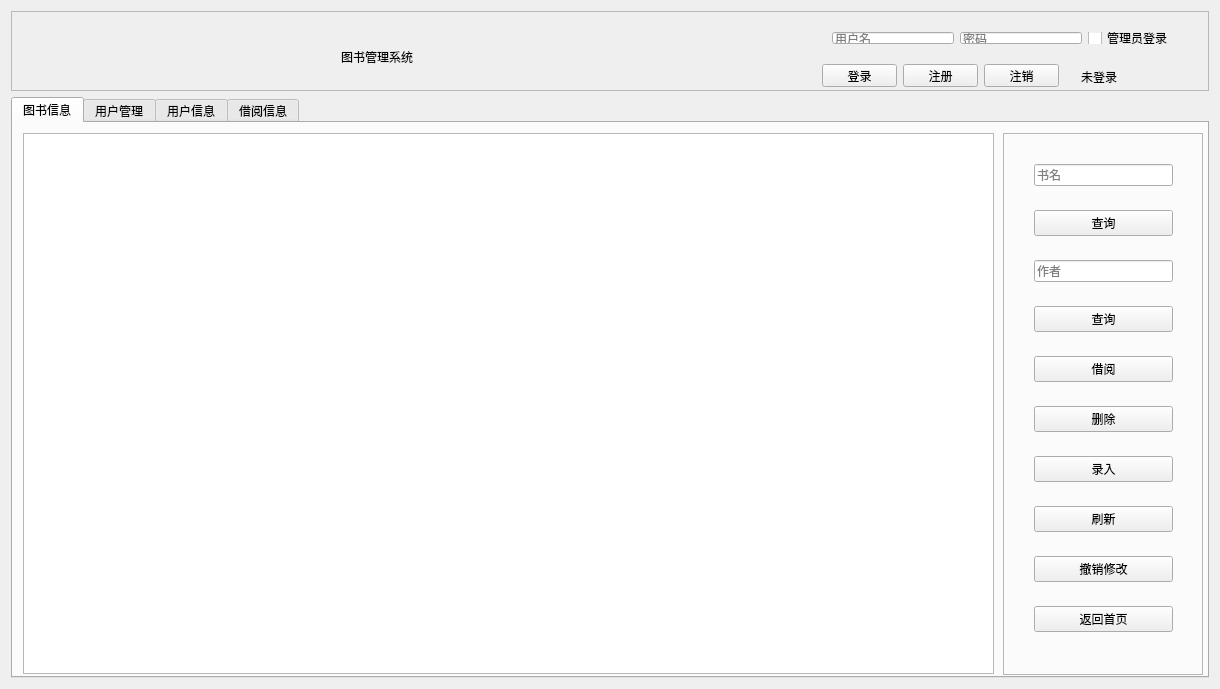
<?xml version="1.0" encoding="UTF-8"?>
<ui version="4.0">
 <class>MainWindow</class>
 <widget class="QMainWindow" name="MainWindow">
  <property name="geometry">
   <rect>
    <x>0</x>
    <y>0</y>
    <width>1220</width>
    <height>689</height>
   </rect>
  </property>
  <property name="windowTitle">
   <string>MainWindow</string>
  </property>
  <widget class="QWidget" name="centralWidget">
   <layout class="QVBoxLayout" name="verticalLayout">
    <item>
     <widget class="QFrame" name="frame_top">
      <property name="sizePolicy">
       <sizepolicy hsizetype="Expanding" vsizetype="Fixed">
        <horstretch>0</horstretch>
        <verstretch>0</verstretch>
       </sizepolicy>
      </property>
      <property name="minimumSize">
       <size>
        <width>0</width>
        <height>80</height>
       </size>
      </property>
      <property name="frameShape">
       <enum>QFrame::StyledPanel</enum>
      </property>
      <property name="frameShadow">
       <enum>QFrame::Raised</enum>
      </property>
      <widget class="QWidget" name="layoutWidget">
       <property name="geometry">
        <rect>
         <x>810</x>
         <y>10</y>
         <width>363</width>
         <height>34</height>
        </rect>
       </property>
       <layout class="QHBoxLayout" name="horizontalLayout_4">
        <item>
         <widget class="QLineEdit" name="lineEdit_4">
          <property name="placeholderText">
           <string>用户名</string>
          </property>
          <property name="clearButtonEnabled">
           <bool>true</bool>
          </property>
         </widget>
        </item>
        <item>
         <widget class="QLineEdit" name="lineEdit_5">
          <property name="echoMode">
           <enum>QLineEdit::Password</enum>
          </property>
          <property name="placeholderText">
           <string>密码</string>
          </property>
          <property name="clearButtonEnabled">
           <bool>true</bool>
          </property>
         </widget>
        </item>
        <item>
         <widget class="QCheckBox" name="checkBox_3">
          <property name="text">
           <string>管理员登录</string>
          </property>
         </widget>
        </item>
       </layout>
      </widget>
      <widget class="QLabel" name="label_2">
       <property name="geometry">
        <rect>
         <x>330</x>
         <y>10</y>
         <width>181</width>
         <height>71</height>
        </rect>
       </property>
       <property name="styleSheet">
        <string notr="true">font: 22pt &quot;黑体&quot;;</string>
       </property>
       <property name="text">
        <string>图书管理系统</string>
       </property>
       <property name="textFormat">
        <enum>Qt::AutoText</enum>
       </property>
       <property name="indent">
        <number>0</number>
       </property>
      </widget>
      <widget class="QLabel" name="label_5">
       <property name="enabled">
        <bool>true</bool>
       </property>
       <property name="geometry">
        <rect>
         <x>0</x>
         <y>0</y>
         <width>1201</width>
         <height>80</height>
        </rect>
       </property>
       <property name="frameShadow">
        <enum>QFrame::Plain</enum>
       </property>
       <property name="text">
        <string/>
       </property>
       <property name="pixmap">
        <pixmap resource="image.qrc">:/pics/head.png</pixmap>
       </property>
      </widget>
      <widget class="QPushButton" name="pushButton_10">
       <property name="geometry">
        <rect>
         <x>892</x>
         <y>53</y>
         <width>75</width>
         <height>23</height>
        </rect>
       </property>
       <property name="text">
        <string>注册</string>
       </property>
      </widget>
      <widget class="QPushButton" name="pushButton_11">
       <property name="geometry">
        <rect>
         <x>973</x>
         <y>53</y>
         <width>75</width>
         <height>23</height>
        </rect>
       </property>
       <property name="text">
        <string>注销</string>
       </property>
      </widget>
      <widget class="QLabel" name="label">
       <property name="geometry">
        <rect>
         <x>1070</x>
         <y>50</y>
         <width>36</width>
         <height>31</height>
        </rect>
       </property>
       <property name="text">
        <string>未登录</string>
       </property>
      </widget>
      <widget class="QPushButton" name="pushButton_9">
       <property name="enabled">
        <bool>true</bool>
       </property>
       <property name="geometry">
        <rect>
         <x>811</x>
         <y>53</y>
         <width>75</width>
         <height>23</height>
        </rect>
       </property>
       <property name="text">
        <string>登录</string>
       </property>
      </widget>
      <zorder>label_5</zorder>
      <zorder>label_2</zorder>
      <zorder>layoutWidget</zorder>
      <zorder>pushButton_9</zorder>
      <zorder>pushButton_10</zorder>
      <zorder>pushButton_11</zorder>
      <zorder>label</zorder>
     </widget>
    </item>
    <item>
     <widget class="QTabWidget" name="tabWidget">
      <property name="enabled">
       <bool>true</bool>
      </property>
      <property name="sizePolicy">
       <sizepolicy hsizetype="Expanding" vsizetype="Expanding">
        <horstretch>0</horstretch>
        <verstretch>0</verstretch>
       </sizepolicy>
      </property>
      <property name="tabPosition">
       <enum>QTabWidget::North</enum>
      </property>
      <property name="tabShape">
       <enum>QTabWidget::Rounded</enum>
      </property>
      <property name="currentIndex">
       <number>0</number>
      </property>
      <property name="documentMode">
       <bool>false</bool>
      </property>
      <property name="tabsClosable">
       <bool>false</bool>
      </property>
      <property name="movable">
       <bool>false</bool>
      </property>
      <property name="tabBarAutoHide">
       <bool>false</bool>
      </property>
      <widget class="QWidget" name="tab">
       <attribute name="title">
        <string>图书信息</string>
       </attribute>
       <widget class="QFrame" name="frame">
        <property name="geometry">
         <rect>
          <x>990</x>
          <y>10</y>
          <width>200</width>
          <height>542</height>
         </rect>
        </property>
        <property name="minimumSize">
         <size>
          <width>200</width>
          <height>0</height>
         </size>
        </property>
        <property name="frameShape">
         <enum>QFrame::StyledPanel</enum>
        </property>
        <property name="frameShadow">
         <enum>QFrame::Plain</enum>
        </property>
        <property name="lineWidth">
         <number>1</number>
        </property>
        <widget class="QWidget" name="layoutWidget">
         <property name="geometry">
          <rect>
           <x>20</x>
           <y>20</y>
           <width>161</width>
           <height>508</height>
          </rect>
         </property>
         <layout class="QVBoxLayout" name="verticalLayout_3">
          <property name="spacing">
           <number>24</number>
          </property>
          <item>
           <widget class="QLineEdit" name="lineEdit">
            <property name="inputMask">
             <string/>
            </property>
            <property name="text">
             <string/>
            </property>
            <property name="frame">
             <bool>true</bool>
            </property>
            <property name="echoMode">
             <enum>QLineEdit::Normal</enum>
            </property>
            <property name="dragEnabled">
             <bool>true</bool>
            </property>
            <property name="placeholderText">
             <string>书名</string>
            </property>
            <property name="clearButtonEnabled">
             <bool>true</bool>
            </property>
           </widget>
          </item>
          <item>
           <widget class="QPushButton" name="pushButton">
            <property name="text">
             <string>查询</string>
            </property>
           </widget>
          </item>
          <item>
           <widget class="QLineEdit" name="lineEdit_2">
            <property name="text">
             <string/>
            </property>
            <property name="placeholderText">
             <string>作者</string>
            </property>
            <property name="clearButtonEnabled">
             <bool>true</bool>
            </property>
           </widget>
          </item>
          <item>
           <widget class="QPushButton" name="pushButton_16">
            <property name="text">
             <string>查询</string>
            </property>
           </widget>
          </item>
          <item>
           <widget class="QPushButton" name="pushButton_2">
            <property name="text">
             <string>借阅</string>
            </property>
           </widget>
          </item>
          <item>
           <widget class="QPushButton" name="pushButton_3">
            <property name="text">
             <string>删除</string>
            </property>
           </widget>
          </item>
          <item>
           <widget class="QPushButton" name="pushButton_4">
            <property name="text">
             <string>录入</string>
            </property>
           </widget>
          </item>
          <item>
           <widget class="QPushButton" name="pushButton_5">
            <property name="text">
             <string>刷新</string>
            </property>
           </widget>
          </item>
          <item>
           <widget class="QPushButton" name="pushButton_6">
            <property name="text">
             <string>撤销修改</string>
            </property>
           </widget>
          </item>
          <item>
           <widget class="QPushButton" name="pushButton_18">
            <property name="text">
             <string>返回首页</string>
            </property>
           </widget>
          </item>
          <item>
           <spacer name="verticalSpacer_2">
            <property name="orientation">
             <enum>Qt::Vertical</enum>
            </property>
            <property name="sizeHint" stdset="0">
             <size>
              <width>20</width>
              <height>40</height>
             </size>
            </property>
           </spacer>
          </item>
         </layout>
        </widget>
       </widget>
       <widget class="QTableView" name="tableView">
        <property name="geometry">
         <rect>
          <x>10</x>
          <y>10</y>
          <width>971</width>
          <height>541</height>
         </rect>
        </property>
        <property name="autoScrollMargin">
         <number>16</number>
        </property>
        <property name="editTriggers">
         <set>QAbstractItemView::NoEditTriggers</set>
        </property>
        <property name="alternatingRowColors">
         <bool>true</bool>
        </property>
        <property name="selectionMode">
         <enum>QAbstractItemView::ExtendedSelection</enum>
        </property>
        <property name="textElideMode">
         <enum>Qt::ElideRight</enum>
        </property>
        <property name="sortingEnabled">
         <bool>true</bool>
        </property>
        <property name="cornerButtonEnabled">
         <bool>true</bool>
        </property>
        <attribute name="horizontalHeaderDefaultSectionSize">
         <number>120</number>
        </attribute>
        <attribute name="horizontalHeaderMinimumSectionSize">
         <number>40</number>
        </attribute>
        <attribute name="verticalHeaderDefaultSectionSize">
         <number>40</number>
        </attribute>
       </widget>
      </widget>
      <widget class="QWidget" name="tab_2">
       <property name="enabled">
        <bool>true</bool>
       </property>
       <attribute name="title">
        <string>用户管理</string>
       </attribute>
       <layout class="QHBoxLayout" name="horizontalLayout">
        <item>
         <widget class="QFrame" name="frame_2">
          <property name="minimumSize">
           <size>
            <width>200</width>
            <height>0</height>
           </size>
          </property>
          <property name="frameShape">
           <enum>QFrame::StyledPanel</enum>
          </property>
          <property name="frameShadow">
           <enum>QFrame::Plain</enum>
          </property>
          <widget class="QWidget" name="layoutWidget_2">
           <property name="geometry">
            <rect>
             <x>20</x>
             <y>20</y>
             <width>161</width>
             <height>307</height>
            </rect>
           </property>
           <layout class="QVBoxLayout" name="verticalLayout_4">
            <property name="spacing">
             <number>24</number>
            </property>
            <item>
             <widget class="QLineEdit" name="lineEdit_3">
              <property name="inputMask">
               <string/>
              </property>
              <property name="text">
               <string/>
              </property>
              <property name="frame">
               <bool>true</bool>
              </property>
              <property name="echoMode">
               <enum>QLineEdit::Normal</enum>
              </property>
              <property name="dragEnabled">
               <bool>true</bool>
              </property>
              <property name="placeholderText">
               <string>用户ID</string>
              </property>
              <property name="clearButtonEnabled">
               <bool>true</bool>
              </property>
             </widget>
            </item>
            <item>
             <widget class="QPushButton" name="pushButton_8">
              <property name="text">
               <string>查询</string>
              </property>
             </widget>
            </item>
            <item>
             <widget class="QPushButton" name="pushButton_7">
              <property name="text">
               <string>删除</string>
              </property>
             </widget>
            </item>
            <item>
             <widget class="QPushButton" name="pushButton_12">
              <property name="text">
               <string>提交修改/刷新</string>
              </property>
             </widget>
            </item>
            <item>
             <widget class="QPushButton" name="pushButton_13">
              <property name="text">
               <string>撤销修改</string>
              </property>
             </widget>
            </item>
            <item>
             <widget class="QPushButton" name="pushButton_17">
              <property name="text">
               <string>返回首页</string>
              </property>
             </widget>
            </item>
            <item>
             <spacer name="verticalSpacer_3">
              <property name="orientation">
               <enum>Qt::Vertical</enum>
              </property>
              <property name="sizeHint" stdset="0">
               <size>
                <width>20</width>
                <height>40</height>
               </size>
              </property>
             </spacer>
            </item>
           </layout>
          </widget>
         </widget>
        </item>
        <item>
         <widget class="QTableView" name="tableView_2">
          <property name="editTriggers">
           <set>QAbstractItemView::NoEditTriggers</set>
          </property>
          <property name="alternatingRowColors">
           <bool>true</bool>
          </property>
          <property name="sortingEnabled">
           <bool>true</bool>
          </property>
          <attribute name="horizontalHeaderDefaultSectionSize">
           <number>150</number>
          </attribute>
          <attribute name="verticalHeaderDefaultSectionSize">
           <number>40</number>
          </attribute>
         </widget>
        </item>
       </layout>
      </widget>
      <widget class="QWidget" name="tab_3">
       <attribute name="title">
        <string>用户信息</string>
       </attribute>
       <widget class="QTableView" name="tableView_3">
        <property name="geometry">
         <rect>
          <x>20</x>
          <y>50</y>
          <width>1011</width>
          <height>331</height>
         </rect>
        </property>
        <property name="editTriggers">
         <set>QAbstractItemView::NoEditTriggers</set>
        </property>
        <property name="alternatingRowColors">
         <bool>true</bool>
        </property>
        <property name="sortingEnabled">
         <bool>true</bool>
        </property>
        <attribute name="horizontalHeaderDefaultSectionSize">
         <number>150</number>
        </attribute>
        <attribute name="verticalHeaderDefaultSectionSize">
         <number>40</number>
        </attribute>
        <attribute name="verticalHeaderStretchLastSection">
         <bool>false</bool>
        </attribute>
       </widget>
       <widget class="QWidget" name="layoutWidget">
        <property name="geometry">
         <rect>
          <x>20</x>
          <y>10</y>
          <width>291</width>
          <height>22</height>
         </rect>
        </property>
        <layout class="QHBoxLayout" name="horizontalLayout_5">
         <item>
          <widget class="QLabel" name="label_3">
           <property name="text">
            <string>用户</string>
           </property>
          </widget>
         </item>
         <item>
          <spacer name="horizontalSpacer_3">
           <property name="orientation">
            <enum>Qt::Horizontal</enum>
           </property>
           <property name="sizeType">
            <enum>QSizePolicy::Fixed</enum>
           </property>
           <property name="sizeHint" stdset="0">
            <size>
             <width>50</width>
             <height>20</height>
            </size>
           </property>
          </spacer>
         </item>
         <item>
          <widget class="QLabel" name="label_4">
           <property name="text">
            <string>邮箱</string>
           </property>
          </widget>
         </item>
        </layout>
       </widget>
       <widget class="QWidget" name="layoutWidget">
        <property name="geometry">
         <rect>
          <x>20</x>
          <y>400</y>
          <width>261</width>
          <height>31</height>
         </rect>
        </property>
        <layout class="QHBoxLayout" name="horizontalLayout_7">
         <item>
          <widget class="QPushButton" name="pushButton_14">
           <property name="text">
            <string>续借</string>
           </property>
          </widget>
         </item>
         <item>
          <spacer name="horizontalSpacer_4">
           <property name="orientation">
            <enum>Qt::Horizontal</enum>
           </property>
           <property name="sizeHint" stdset="0">
            <size>
             <width>40</width>
             <height>20</height>
            </size>
           </property>
          </spacer>
         </item>
         <item>
          <widget class="QPushButton" name="pushButton_15">
           <property name="text">
            <string>还书</string>
           </property>
          </widget>
         </item>
        </layout>
       </widget>
      </widget>
      <widget class="QWidget" name="tab_4">
       <attribute name="title">
        <string>借阅信息</string>
       </attribute>
       <layout class="QHBoxLayout" name="horizontalLayout_6">
        <item>
         <widget class="QTableView" name="tableView_4">
          <property name="editTriggers">
           <set>QAbstractItemView::NoEditTriggers</set>
          </property>
          <property name="alternatingRowColors">
           <bool>true</bool>
          </property>
          <property name="sortingEnabled">
           <bool>true</bool>
          </property>
          <attribute name="horizontalHeaderDefaultSectionSize">
           <number>150</number>
          </attribute>
          <attribute name="verticalHeaderDefaultSectionSize">
           <number>40</number>
          </attribute>
         </widget>
        </item>
       </layout>
      </widget>
     </widget>
    </item>
   </layout>
   <zorder>tabWidget</zorder>
   <zorder>frame_top</zorder>
  </widget>
 </widget>
 <layoutdefault spacing="6" margin="11"/>
 <resources>
  <include location="image.qrc"/>
 </resources>
 <connections/>
</ui>
